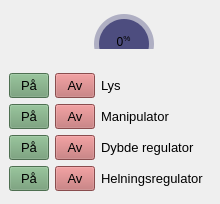
                                     <widget class="QFrame" name="ROV_column_2">
                                      <property name="frameShape">
                                       <enum>QFrame::NoFrame</enum>
                                      </property>
                                      <property name="frameShadow">
                                       <enum>QFrame::Raised</enum>
                                      </property>
                                      <layout class="QVBoxLayout" name="verticalLayout_23">
                                       <property name="leftMargin">
                                        <number>0</number>
                                       </property>
                                       <property name="topMargin">
                                        <number>0</number>
                                       </property>
                                       <property name="rightMargin">
                                        <number>0</number>
                                       </property>
                                       <property name="bottomMargin">
                                        <number>0</number>
                                       </property>
                                       <item>
                                        <widget class="QFrame" name="lys_container">
                                         <property name="frameShape">
                                          <enum>QFrame::NoFrame</enum>
                                         </property>
                                         <property name="frameShadow">
                                          <enum>QFrame::Raised</enum>
                                         </property>
                                         <layout class="QVBoxLayout" name="verticalLayout_24">
                                          <item>
                                           <widget class="QFrame" name="lys_container_2">
                                            <property name="minimumSize">
                                             <size>
                                              <width>200</width>
                                              <height>40</height>
                                             </size>
                                            </property>
                                            <property name="maximumSize">
                                             <size>
                                              <width>200</width>
                                              <height>16777215</height>
                                             </size>
                                            </property>
                                            <property name="frameShape">
                                             <enum>QFrame::NoFrame</enum>
                                            </property>
                                            <property name="frameShadow">
                                             <enum>QFrame::Raised</enum>
                                            </property>
                                            <widget class="QLabel" name="lys_label">
                                             <property name="geometry">
                                              <rect>
                                               <x>10</x>
                                               <y>50</y>
                                               <width>50</width>
                                               <height>50</height>
                                              </rect>
                                             </property>
                                             <property name="minimumSize">
                                              <size>
                                               <width>50</width>
                                               <height>40</height>
                                              </size>
                                             </property>
                                             <property name="font">
                                              <font>
                                               <family>Segoe UI</family>
                                               <pointsize>10</pointsize>
                                               <weight>50</weight>
                                               <italic>false</italic>
                                               <bold>false</bold>
                                              </font>
                                             </property>
                                             <property name="text">
                                              <string>Lys:</string>
                                             </property>
                                             <property name="textFormat">
                                              <enum>Qt::RichText</enum>
                                             </property>
                                            </widget>
                                            <widget class="QSlider" name="lys_slider">
                                             <property name="geometry">
                                              <rect>
                                               <x>70</x>
                                               <y>70</y>
                                               <width>91</width>
                                               <height>20</height>
                                              </rect>
                                             </property>
                                             <property name="minimumSize">
                                              <size>
                                               <width>0</width>
                                               <height>20</height>
                                              </size>
                                             </property>
                                             <property name="maximumSize">
                                              <size>
                                               <width>150</width>
                                               <height>20</height>
                                              </size>
                                             </property>
                                             <property name="maximum">
                                              <number>100</number>
                                             </property>
                                             <property name="orientation">
                                              <enum>Qt::Horizontal</enum>
                                             </property>
                                            </widget>
                                            <widget class="QFrame" name="lys_circle">
                                             <property name="geometry">
                                              <rect>
                                               <x>90</x>
                                               <y>10</y>
                                               <width>50</width>
                                               <height>50</height>
                                              </rect>
                                             </property>
                                             <property name="styleSheet">
                                              <string notr="true">QFrame { border-radius: 25px; background-color: rgba(77, 77, 127, 255); }</string>
                                             </property>
                                             <property name="frameShape">
                                              <enum>QFrame::StyledPanel</enum>
                                             </property>
                                             <property name="frameShadow">
                                              <enum>QFrame::Raised</enum>
                                             </property>
                                             <widget class="QLabel" name="lys_percentage">
                                              <property name="geometry">
                                               <rect>
                                                <x>6</x>
                                                <y>13</y>
                                                <width>37</width>
                                                <height>21</height>
                                               </rect>
                                              </property>
                                              <property name="font">
                                               <font>
                                                <family>Segoe UI</family>
                                                <pointsize>10</pointsize>
                                                <weight>50</weight>
                                                <italic>false</italic>
                                                <bold>false</bold>
                                               </font>
                                              </property>
                                              <property name="autoFillBackground">
                                               <bool>false</bool>
                                              </property>
                                              <property name="text">
                                               <string>&lt;html&gt;&lt;head/&gt;&lt;body&gt;&lt;p&gt;&lt;span style=&quot; font-size:9pt;&quot;&gt;0&lt;/span&gt;&lt;span style=&quot; font-size:9pt; vertical-align:super;&quot;&gt;%&lt;/span&gt;&lt;/p&gt;&lt;/body&gt;&lt;/html&gt;</string>
                                              </property>
                                              <property name="scaledContents">
                                               <bool>false</bool>
                                              </property>
                                              <property name="alignment">
                                               <set>Qt::AlignCenter</set>
                                              </property>
                                              <property name="wordWrap">
                                               <bool>false</bool>
                                              </property>
                                             </widget>
                                            </widget>
                                            <widget class="QFrame" name="lys">
                                             <property name="geometry">
                                              <rect>
                                               <x>85</x>
                                               <y>5</y>
                                               <width>60</width>
                                               <height>60</height>
                                              </rect>
                                             </property>
                                             <property name="styleSheet">
                                              <string notr="true">QFrame { border-radius: 30px; background-color: rgba(77, 77, 127, 100); }</string>
                                             </property>
                                             <property name="frameShape">
                                              <enum>QFrame::NoFrame</enum>
                                             </property>
                                             <property name="frameShadow">
                                              <enum>QFrame::Raised</enum>
                                             </property>
                                            </widget>
                                            <zorder>lys</zorder>
                                            <zorder>lys_circle</zorder>
                                            <zorder>lys_label</zorder>
                                            <zorder>lys_slider</zorder>
                                           </widget>
                                          </item>
                                         </layout>
                                        </widget>
                                       </item>
                                       <item>
                                        <widget class="QFrame" name="ROV_row_2">
                                         <property name="minimumSize">
                                          <size>
                                           <width>220</width>
                                           <height>140</height>
                                          </size>
                                         </property>
                                         <property name="maximumSize">
                                          <size>
                                           <width>16777215</width>
                                           <height>16777215</height>
                                          </size>
                                         </property>
                                         <property name="styleSheet">
                                          <string notr="true">QPushButton { background-color: rgb(109, 156, 113) } QPushButton#lys_av_btn, QPushButton#dybde_av_btn, QPushButton#helning_av_btn, QPushButton#mani_av_btn{ background-color: rgb(192, 108, 109) } QPushButton:hover { background-color: rgba(255, 255, 255, 110) }</string>
                                         </property>
                                         <property name="frameShape">
                                          <enum>QFrame::NoFrame</enum>
                                         </property>
                                         <property name="frameShadow">
                                          <enum>QFrame::Raised</enum>
                                         </property>
                                         <layout class="QGridLayout" name="gridLayout_3">
                                          <item row="2" column="4">
                                           <widget class="QLabel" name="mani_label">
                                            <property name="font">
                                             <font>
                                              <family>Segoe UI</family>
                                              <pointsize>10</pointsize>
                                              <weight>50</weight>
                                              <italic>false</italic>
                                              <bold>false</bold>
                                             </font>
                                            </property>
                                            <property name="text">
                                             <string>Manipulator</string>
                                            </property>
                                            <property name="textFormat">
                                             <enum>Qt::PlainText</enum>
                                            </property>
                                           </widget>
                                          </item>
                                          <item row="3" column="4">
                                           <widget class="QLabel" name="dybde_reg_label">
                                            <property name="font">
                                             <font>
                                              <family>Segoe UI</family>
                                              <pointsize>10</pointsize>
                                              <weight>50</weight>
                                              <italic>false</italic>
                                              <bold>false</bold>
                                             </font>
                                            </property>
                                            <property name="text">
                                             <string>Dybde regulator</string>
                                            </property>
                                            <property name="textFormat">
                                             <enum>Qt::PlainText</enum>
                                            </property>
                                           </widget>
                                          </item>
                                          <item row="3" column="0">
                                           <widget class="QPushButton" name="dybde_paa_btn">
                                            <property name="maximumSize">
                                             <size>
                                              <width>40</width>
                                              <height>16777215</height>
                                             </size>
                                            </property>
                                            <property name="font">
                                             <font>
                                              <family>Segoe UI</family>
                                              <pointsize>10</pointsize>
                                              <weight>50</weight>
                                              <italic>false</italic>
                                              <bold>false</bold>
                                             </font>
                                            </property>
                                            <property name="styleSheet">
                                             <string notr="true">padding: 4px;</string>
                                            </property>
                                            <property name="text">
                                             <string>På</string>
                                            </property>
                                           </widget>
                                          </item>
                                          <item row="8" column="0">
                                           <widget class="QPushButton" name="helning_paa_btn">
                                            <property name="maximumSize">
                                             <size>
                                              <width>40</width>
                                              <height>16777215</height>
                                             </size>
                                            </property>
                                            <property name="font">
                                             <font>
                                              <family>Segoe UI</family>
                                              <pointsize>10</pointsize>
                                              <weight>50</weight>
                                              <italic>false</italic>
                                              <bold>false</bold>
                                             </font>
                                            </property>
                                            <property name="styleSheet">
                                             <string notr="true">padding: 4px;</string>
                                            </property>
                                            <property name="text">
                                             <string>På</string>
                                            </property>
                                           </widget>
                                          </item>
                                          <item row="3" column="2">
                                           <widget class="QPushButton" name="dybde_av_btn">
                                            <property name="maximumSize">
                                             <size>
                                              <width>40</width>
                                              <height>16777215</height>
                                             </size>
                                            </property>
                                            <property name="font">
                                             <font>
                                              <family>Segoe UI</family>
                                              <pointsize>10</pointsize>
                                              <weight>50</weight>
                                              <italic>false</italic>
                                              <bold>false</bold>
                                             </font>
                                            </property>
                                            <property name="styleSheet">
                                             <string notr="true">padding: 4px;</string>
                                            </property>
                                            <property name="text">
                                             <string>Av</string>
                                            </property>
                                           </widget>
                                          </item>
                                          <item row="8" column="2">
                                           <widget class="QPushButton" name="helning_av_btn">
                                            <property name="maximumSize">
                                             <size>
                                              <width>40</width>
                                              <height>16777215</height>
                                             </size>
                                            </property>
                                            <property name="font">
                                             <font>
                                              <family>Segoe UI</family>
                                              <pointsize>10</pointsize>
                                              <weight>50</weight>
                                              <italic>false</italic>
                                              <bold>false</bold>
                                             </font>
                                            </property>
                                            <property name="styleSheet">
                                             <string notr="true">padding: 4px;</string>
                                            </property>
                                            <property name="text">
                                             <string>Av</string>
                                            </property>
                                           </widget>
                                          </item>
                                          <item row="8" column="4">
                                           <widget class="QLabel" name="helning_label">
                                            <property name="font">
                                             <font>
                                              <family>Segoe UI</family>
                                              <pointsize>10</pointsize>
                                              <weight>50</weight>
                                              <italic>false</italic>
                                              <bold>false</bold>
                                             </font>
                                            </property>
                                            <property name="text">
                                             <string>Helningsregulator</string>
                                            </property>
                                            <property name="textFormat">
                                             <enum>Qt::PlainText</enum>
                                            </property>
                                           </widget>
                                          </item>
                                          <item row="2" column="2">
                                           <widget class="QPushButton" name="mani_av_btn">
                                            <property name="maximumSize">
                                             <size>
                                              <width>40</width>
                                              <height>16777215</height>
                                             </size>
                                            </property>
                                            <property name="font">
                                             <font>
                                              <family>Segoe UI</family>
                                              <pointsize>10</pointsize>
                                              <weight>50</weight>
                                              <italic>false</italic>
                                              <bold>false</bold>
                                             </font>
                                            </property>
                                            <property name="styleSheet">
                                             <string notr="true">padding: 4px;</string>
                                            </property>
                                            <property name="text">
                                             <string>Av</string>
                                            </property>
                                           </widget>
                                          </item>
                                          <item row="0" column="0">
                                           <widget class="QPushButton" name="lys_paa_btn">
                                            <property name="minimumSize">
                                             <size>
                                              <width>0</width>
                                              <height>0</height>
                                             </size>
                                            </property>
                                            <property name="maximumSize">
                                             <size>
                                              <width>40</width>
                                              <height>16777215</height>
                                             </size>
                                            </property>
                                            <property name="font">
                                             <font>
                                              <family>Segoe UI</family>
                                              <pointsize>10</pointsize>
                                              <weight>50</weight>
                                              <italic>false</italic>
                                              <bold>false</bold>
                                             </font>
                                            </property>
                                            <property name="styleSheet">
                                             <string notr="true">padding: 4px;</string>
                                            </property>
                                            <property name="text">
                                             <string>På</string>
                                            </property>
                                           </widget>
                                          </item>
                                          <item row="2" column="0">
                                           <widget class="QPushButton" name="mani_paa_btn">
                                            <property name="maximumSize">
                                             <size>
                                              <width>40</width>
                                              <height>16777215</height>
                                             </size>
                                            </property>
                                            <property name="font">
                                             <font>
                                              <family>Segoe UI</family>
                                              <pointsize>10</pointsize>
                                              <weight>50</weight>
                                              <italic>false</italic>
                                              <bold>false</bold>
                                             </font>
                                            </property>
                                            <property name="styleSheet">
                                             <string notr="true">padding: 4px;</string>
                                            </property>
                                            <property name="text">
                                             <string>På</string>
                                            </property>
                                           </widget>
                                          </item>
                                          <item row="0" column="4">
                                           <widget class="QLabel" name="lys_label_2">
                                            <property name="font">
                                             <font>
                                              <family>Segoe UI</family>
                                              <pointsize>10</pointsize>
                                              <weight>50</weight>
                                              <italic>false</italic>
                                              <bold>false</bold>
                                             </font>
                                            </property>
                                            <property name="text">
                                             <string>Lys</string>
                                            </property>
                                            <property name="textFormat">
                                             <enum>Qt::RichText</enum>
                                            </property>
                                           </widget>
                                          </item>
                                          <item row="0" column="2">
                                           <widget class="QPushButton" name="lys_av_btn">
                                            <property name="maximumSize">
                                             <size>
                                              <width>40</width>
                                              <height>16777215</height>
                                             </size>
                                            </property>
                                            <property name="font">
                                             <font>
                                              <family>Segoe UI</family>
                                              <pointsize>10</pointsize>
                                              <weight>50</weight>
                                              <italic>false</italic>
                                              <bold>false</bold>
                                             </font>
                                            </property>
                                            <property name="styleSheet">
                                             <string notr="true">padding: 4px;</string>
                                            </property>
                                            <property name="text">
                                             <string>Av</string>
                                            </property>
                                           </widget>
                                          </item>
                                         </layout>
                                        </widget>
                                       </item>
                                      </layout>
                                     </widget>
